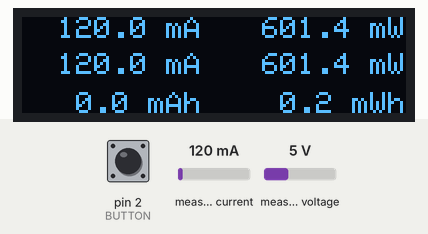
A sketch run on a simulated Arduino Nano, built with avr-gcc and run on an emulated ATmega328P. On the bench: 128×32 one-colour display. Inputs (shaded band) come from the test bench; at power-on: measured current 120 mA, pin 2 (BUTTON) HIGH, measured voltage 5 V. What the sketch prints to the serial monitor is not drawn.

Above: at 4.7 s.
4.8 s: measured current set to 1000 mA
At 5.5 s:
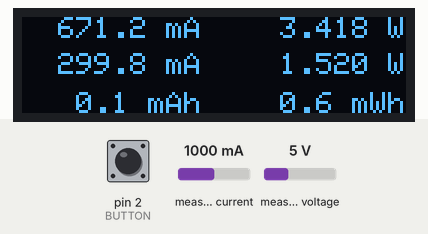
7.9 s: pin 2 (BUTTON) pulled LOW for 1 s
At 8.5 s:
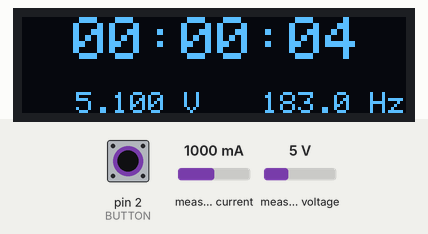
10.4 s: measured voltage set to 0.3 V
At 11.0 s:
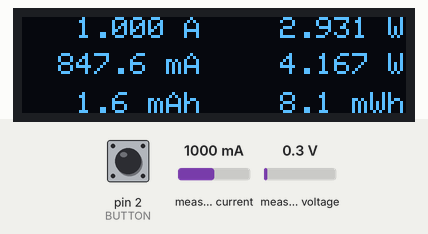
12.1 s: pin 2 (BUTTON) pulled LOW for 0.15 s
At 12.5 s:
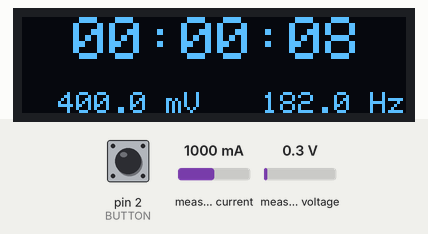
13.7 s: measured current set to 40 mA
At 14.5 s:
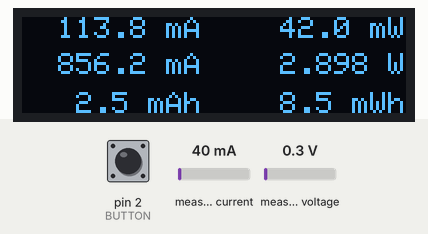
15.6 s: measured voltage set to 3.8 V
At 16.0 s:
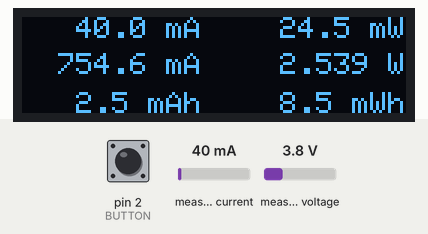
Timing chart, 0 to 18.1 s (numbered marks = the images above; inputs shaded):
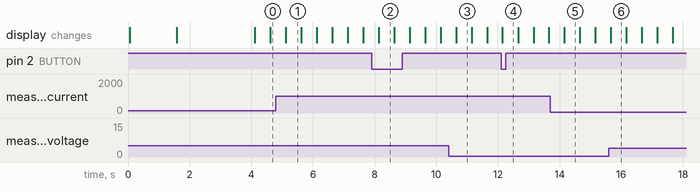

Measured:
- after the input at 4.8 s, the display: changes after 0.32 s (image 1)
- after the input at 7.9 s, the display: changes after 0.23 s (image 2)
- after the input at 12.1 s, the display: changes at once (image 4)
- after the input at 13.7 s, the display: changes after 0.46 s (image 5)
- what the display in image 1 shows lasts 0.5 s, from 5.1 s to 5.6 s

The sketch:

main.ino
```cpp
/*

Power consumption meter

- Max: 20V supply
- Max: 400mA load (optional 1A)
*/

//#define MAX400mA

/*
- 0.1mA resolution
- Measure frequency 70Hz
Shows:
- mA and mW
- average mA and mW since start
- mAh and mW since start
- load V
- measure frequency
- run time


Ardunio code included


Parts needed:
- Arduino Nano - ATmega328P
- Adafruit Feather INA219
- Display 0.91 inch 128x32 i2c SSD1306

Optional:
- 1A Schottky diode
- 100uF 30V


*/

#include <Wire.h>
#include <Adafruit_SSD1306.h>
#include <Adafruit_INA219.h>

#define BUTTON 2


Adafruit_SSD1306 display;
Adafruit_INA219 ina219;


void setup()   {

  Serial.begin(115200);
  Serial.println("Starting up...");

  pinMode(BUTTON, INPUT_PULLUP);

  ina219.begin();

#ifdef MAX400mA
  ina219.setCalibration_16V_400mA();
#else
  ina219.setCalibration_32V_1A();     // OPTIONAL RANGE. BUT STILL MAX 20V to the Atmega328 Arduino Nano board power supply "VIN" pin
#endif

  display.begin(SSD1306_SWITCHCAPVCC, 0x3C);
  Wire.setClock(400000);

  display.clearDisplay();
  display.display();
  display.setRotation(2);
  display.setTextSize(1);
  display.setTextColor(WHITE);

  display.clearDisplay();
  display.setCursor(0,0);
#ifdef MAX400mA
  display.setCursor(0,6);
  display.print("Max: 400mA load");
  display.setCursor(0, 21);
  display.print("0.1mA resolution");
#else
  display.setCursor(0,6);
  display.print("Max: 1A load");
  display.setCursor(0, 21);
  display.print("0.2mA resolution");
#endif
  display.display();
  delay(1500);

  display.clearDisplay();
  display.setCursor(0,0);
  display.print("- Now:");
  display.setCursor(0, 12);
  display.print("- Total Average:");
  display.setCursor(0, 25);
  display.print("- Total:");
  display.display();
  delay(2000);

  Serial.println("Power consumption meter");
  Serial.println("Max: 20V supply");
#ifdef MAX400mA
  Serial.println("Max: 400mA load");
  Serial.println("0.1mA resolution");
#else
  Serial.println("Max: 1A load");
  Serial.println("0.2mA resolution");
#endif
  Serial.println();
  Serial.print("Runtime ");
  Serial.print("\t");
  Serial.print("Sec");
  Serial.print("\t");
  Serial.print("Volt ");
  Serial.print("\t");
  Serial.print("mA   ");
  Serial.print("\t");
  Serial.print("avg mA");
  Serial.print("\t");
  Serial.print("mW   ");
  Serial.print("\t");
  Serial.print("avg mW");
  Serial.print("\t");
  Serial.print("mAh  ");
  Serial.print("\t");
  Serial.print("mWh  ");
  Serial.println();
}


void loop() {

  static unsigned long period_cntr = 0;
  static unsigned long total_cntr = 0;
  static unsigned long total_tenths = 0;

  static float period_sum_V = 0.0;
  static float period_sum_mA = 0.0;
  static float period_sum_mW = 0.0;

  static float total_sum_V = 0.0;
  static float total_sum_mA = 0.0;
  static float total_sum_mW = 0.0;

  float now_V;
  float now_mA;
  float now_mW;

  float period_average_V;
  float period_average_mA;
  float period_average_mW;

  float total_average_V;
  float total_average_mA;
  float total_average_mW;

  float total_mAh;
  float total_mWh;


  ////////////////////////////////////////////

  unsigned long now = millis();

  total_cntr++;
  period_cntr++;

  now_V = ina219.getBusVoltage_V() + (ina219.getShuntVoltage_mV()/1000);
  now_mA = ina219.getCurrent_mA();
  now_mW = now_V * now_mA;

  period_sum_V += now_V;
  period_sum_mA += now_mA;
  period_sum_mW += now_mW;

  total_sum_V += now_V;
  total_sum_mA += now_mA;
  total_sum_mW += now_mW;


  #define TIMER 500
  static unsigned long timer = now;
  if (now-timer >= TIMER) {

    total_tenths += (now-timer)/100;
    timer = now;

    period_average_V  = period_sum_V  / period_cntr;
    period_average_mA = period_sum_mA / period_cntr;
    period_average_mW = period_sum_mW / period_cntr;

    total_average_V  = total_sum_V  / total_cntr;
    total_average_mA = total_sum_mA / total_cntr;
    total_average_mW = total_sum_mW / total_cntr;

    total_mAh = total_average_mA * total_tenths / 36000;
    total_mWh = total_average_mW * total_tenths / 36000;


    //////////// DISPLAY ///////////

    display.clearDisplay();
    if (digitalRead(BUTTON)) {
      display.setCursor(0,0);
      printSIValue(period_average_mA/1000, "A", 4, 10);
      display.setCursor(0, 12);
      printSIValue(total_average_mA/1000, "A", 4, 10);
      display.setCursor(0, 25);
      printSIValue(total_mAh/1000, "Ah", 4, 10);
      display.setCursor(68,0);
      printSIValue(period_average_mW/1000, "W", 4, 10);
      display.setCursor(68, 12);
      printSIValue(total_average_mW/1000, "W", 4, 10);
      display.setCursor(68, 25);
      printSIValue(total_mWh/1000, "Wh", 4, 10);

    }
    else {
      display.setCursor(17, 0);
      printMinutes((float)total_tenths);
      display.setCursor(0,25);
      printSIValue(period_average_V, "V", 3, 10);
      display.setCursor(68,25);
      printSIValue((int)(10*total_cntr/total_tenths), "Hz", 0, 10);
    }
    display.display();


    //////////// SERIAL OUTPUT ///////////

    if (total_tenths/36000<10) {
      Serial.print('0');
    }
    Serial.print(total_tenths/36000);
    Serial.print(":");

    if (total_tenths/600%60<10) {
      Serial.print('0');
    }
    Serial.print(total_tenths/600%60);
    Serial.print(":");

    if ((total_tenths/10)%60<10) {
      Serial.print('0');
    }
    Serial.print((total_tenths/10)%60);
    Serial.print("\t");

    Serial.print(total_tenths/10);

    Serial.print("\t");
    Serial.print(period_average_V, 3);
    Serial.print("\t");
    Serial.print(period_average_mA, 2);
    Serial.print("\t");
    Serial.print(total_average_mA, 2);
    Serial.print("\t");
    Serial.print(period_average_mW, 2);
    Serial.print("\t");
    Serial.print(total_average_mW, 2);
    Serial.print("\t");
    Serial.print(total_mAh, 3);
    Serial.print("\t");
    Serial.print(total_mWh, 3);
    Serial.println();


    period_cntr = 0;
    period_sum_V = 0;
    period_sum_mA = 0;
    period_sum_mW = 0;


  }
}


// ------------------------------------------------------------------------------------------------------------

void printSIValue(float orgvalue, char* units, int precision, int maxWidth) {
  display.setTextSize(1);

  float value = fabs(orgvalue);
  if (fabs(value) < 1.0) {
    maxWidth -= 1; // for "m"
    value *= 1000.0;
    precision = max(0, precision-3);
  }
  maxWidth -= strlen(units);
  int digits = ceil(log10(fabs(value)));  // Find how many digits are in value
  if (fabs(value) <= 1.0) {
    digits = 1;
  }
  maxWidth -= 1; // for extra space between value and units
  int actualPrecision = constrain(maxWidth-digits-1, 0, precision);
  actualPrecision = constrain(actualPrecision, 1, 3);
  int padding = maxWidth-digits-1-actualPrecision;
  for (int i=0; i < padding; ++i) {
    display.print(' ');
  }
  display.print(value, actualPrecision);
  display.print(' ');
  if (fabs(orgvalue) < 1.0) {
    display.print('m');
  }
  display.print(units);
}


// ------------------------------------------------------------------------------------------------------------

void printMinutes(unsigned long total_tenths) {
  display.setTextSize(2);

  if (total_tenths/36000<10) {
    display.print('0');
  }
  display.print(total_tenths/36000);
  display.print(":");

  if (total_tenths/600%60<10) {
    display.print('0');
  }
  display.print(total_tenths/600%60);
  display.print(":");

  if ((total_tenths/10)%60<10) {
    display.print('0');
  }
  display.print((total_tenths/10)%60);

}


// ------------------------------------------------------------------------------------------------------------
```
